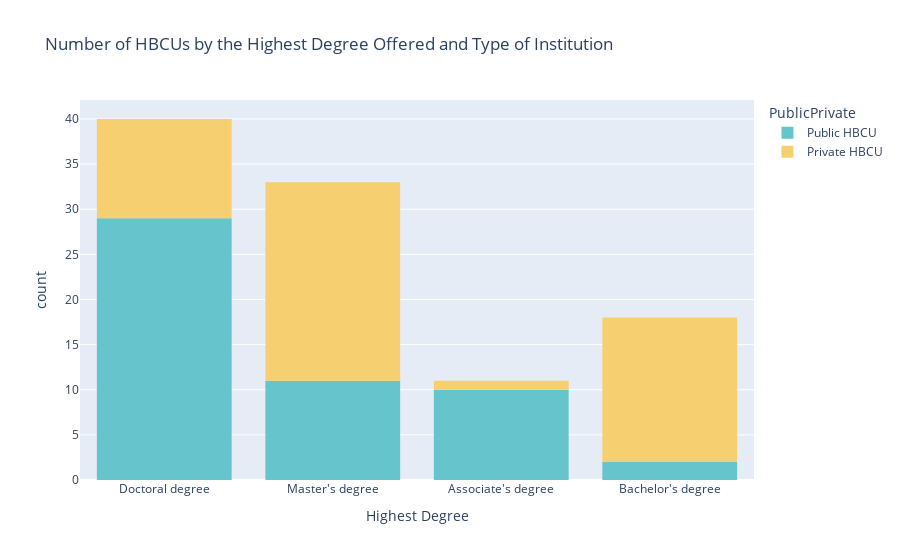

Notebook code cell kept with this figure:
### Code cell
#create histogram for Highest degree numbers for public and private HBCUs
fig = px.histogram(df, df['Highest Degree'],
                   title='Number of HBCUs by the Highest Degree Offered and Type of Institution',
                   color=df['PublicPrivate'],
                   color_discrete_sequence=px.colors.qualitative.Pastel
                   )
fig.show()

### Figure 1 — Plotly figure (JSON) as saved in the notebook; plotly's stock layout.template omitted (floating-point values rounded to 4 significant figures)
{"data": [{"alignmentgroup": "True", "bingroup": "x", "hovertemplate": "PublicPrivate=Public HBCU<br>Highest Degree=%{x}<br>count=%{y}<extra></extra>", "legendgroup": "Public HBCU", "marker": {"color": "rgb(102, 197, 204)", "pattern": {"shape": ""}}, "name": "Public HBCU", "offsetgroup": "Public HBCU", "orientation": "v", "showlegend": true, "type": "histogram", "x": ["Doctoral degree", "Doctoral degree", "Master's degree", "Doctoral degree", "Associate's degree", "Master's degree", "Doctoral degree", "Master's degree", "Bachelor's degree", "Associate's degree", "Doctoral degree", "Doctoral degree", "Associate's degree", "Master's degree", "Doctoral degree", "Doctoral degree", "Master's degree", "Associate's degree", "Doctoral degree", "Associate's degree", "Bachelor's degree", "Associate's degree", "Doctoral degree", "Doctoral degree", "Doctoral degree", "Associate's degree", "Master's degree", "Master's degree", "Master's degree", "Doctoral degree", "Doctoral degree", "Doctoral degree", "Doctoral degree", "Doctoral degree", "Master's degree", "Associate's degree", "Doctoral degree", "Doctoral degree", "Master's degree", "Associate's degree", "Doctoral degree", "Associate's degree", "Doctoral degree", "Doctoral degree", "Doctoral degree", "Doctoral degree", "Doctoral degree", "Doctoral degree", "Doctoral degree", "Doctoral degree", "Master's degree", "Doctoral degree"], "xaxis": "x", "yaxis": "y"}, {"alignmentgroup": "True", "bingroup": "x", "hovertemplate": "PublicPrivate=Private HBCU<br>Highest Degree=%{x}<br>count=%{y}<extra></extra>", "legendgroup": "Private HBCU", "marker": {"color": "rgb(246, 207, 113)", "pattern": {"shape": ""}}, "name": "Private HBCU", "offsetgroup": "Private HBCU", "orientation": "v", "showlegend": true, "type": "histogram", "x": ["Doctoral degree", "Bachelor's degree", "Bachelor's degree", "Master's degree", "Bachelor's degree", "Master's degree", "Master's degree", "Doctoral degree", "Bachelor's degree", "Master's degree", "Master's degree", "Master's degree", "Master's degree", "Doctoral degree", "Doctoral degree", "Master's degree", "Doctoral degree", "Master's degree", "Master's degree", "Bachelor's degree", "Bachelor's degree", "Master's degree", "Doctoral degree", "Bachelor's degree", "Bachelor's degree", "Doctoral degree", "Bachelor's degree", "Master's degree", "Bachelor's degree", "Master's degree", "Master's degree", "Bachelor's degree", "Master's degree", "Master's degree", "Master's degree", "Associate's degree", "Master's degree", "Bachelor's degree", "Bachelor's degree", "Bachelor's degree", "Master's degree", "Bachelor's degree", "Master's degree", "Doctoral degree", "Doctoral degree", "Doctoral degree", "Master's degree", "Master's degree", "Bachelor's degree", "Doctoral degree"], "xaxis": "x", "yaxis": "y"}], "layout": {"barmode": "relative", "legend": {"title": {"text": "PublicPrivate"}, "tracegroupgap": 0}, "title": {"text": "Number of HBCUs by the Highest Degree Offered and Type of Institution"}, "xaxis": {"anchor": "y", "domain": [0, 1], "title": {"text": "Highest Degree"}}, "yaxis": {"anchor": "x", "domain": [0, 1], "title": {"text": "count"}}}}
